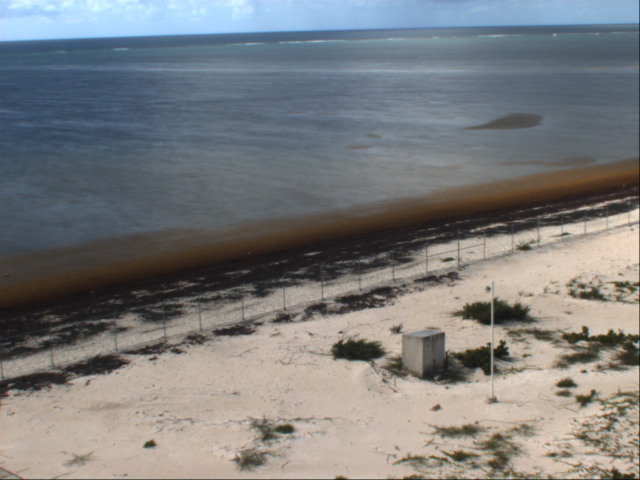
#> input picture proyecto/imagenes_03JUN/1622733120.Thu.Jun.03_15_12_00.GMT.2021.morelos.c2.timex.png, 1280 x 960 px (shown at 1/2 size)
$ jupyter execute --allow-errors proyecto_ALGD_RAZU.ipynb
#> lines starting #> are read from the running program, lines starting #| are printed output that depends on the picture
#> in focuser, `imagen_hsv = cv2.cvtColor(cv2.imread(nombre_imagen), cv2.COLOR_RGB2HSV)`: imagen_hsv: shape (960, 1280, 3); mean H, S, V 64.8, 52.5, 138.2
#> after the loop in focuser, `for i in range(dimensiones[0]):`: array_aux: shape (960, 1280, 3) int64; every value is 0
# Proyecto Final: Análisis de  Sargazo
## Gabriel Daniel Aguilar Luna, Zuriel Uzai Rodrígez Agiss
### _Facultad de Ingenierría, Universidad Nacional Autónoma de México_
### _Ciudad de México, México_
#### gabriel.aguilar@ingenieria.unam.edu,  zurieluzai2015@gmail.com

***

### __Objetivos__

Se espera que se realice análisis de las imágenes para obtener una o mas de las siguientes tareas:
- Clasificación de la escena tomando como prioridad el sargazo
- Detección del sargazo
- Segmentación de la(s) manchas de sargazo
- Seguimiento del movimiento del sargazo
- Cuantificación (en pixeles) del sargazo

***

### __Desarrollo__

##### Imports y funciones

[cell 1]
import matplotlib.pyplot as plt
import skimage as ski
import numpy as np
import imageio as io
from shapely.geometry import Polygon, MultiPolygon
from descartes import PolygonPatch
from math import log
from sklearn.neighbors import KNeighborsClassifier
from sklearn.cluster import KMeans
from skimage.segmentation import slic
from skimage.segmentation import mark_boundaries
import matplotlib.image as pltI
import os
import cv2

### Funciones de obtención de matrices COM

[cell 2]
# COM horizaontal
# [50 lines left out: functions sp_COMMaker_h, sp_COMMaker_v, sp_COMMaker_45, sp_COMMaker_135, not called in this run]

### Funciones de obtención de características

[cell 3]
# [31 lines left out: functions entropy, homogeneity, smoothness, contrast, not called in this run]

[cell 4]
# [7 lines left out: function sp_COMs, not called in this run]

### Funciones Auxiliares

[cell 5]
def rgb2gray(imagen):
    gris = ((imagen[:,:,0]+imagen[:,:,1]+imagen[:,:,2])/3).astype(int)
    return gris

[cell 6]
# [10 lines left out: function mostrarSP, not called in this run]

[cell 7]
# [12 lines left out: function get_SP, not called in this run]

[cell 8]
def get_SP_hsv(imagen, nombre='', **kwargs):
#> called with nombre = 'prueba2'
    show = (kwargs["show"] if ("show" in kwargs) else False)
#> show = True
    save = (kwargs["save"] if ("save" in kwargs) else False)
    i_sp = slic(imagen, n_segments=600, start_label=1, compactness=8.0, sigma=1.0)
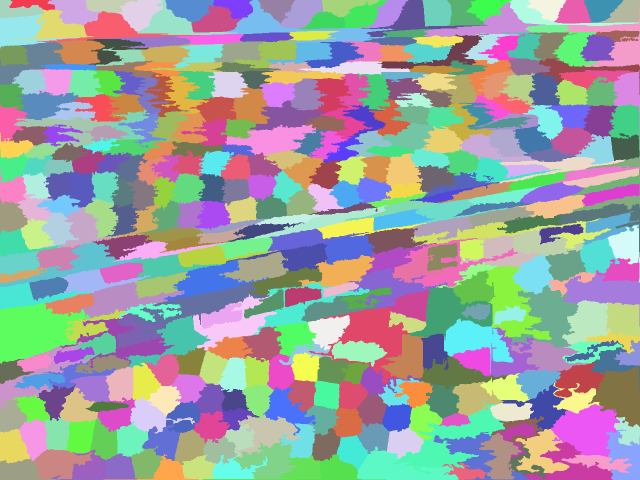
#> i_sp: shape (960, 1280) int64 (shown at 1/2 size); 434 distinct labels, from 1 to 434; one colour per label, 0 black
    if show:
        plt.imshow(mark_boundaries(imagen, i_sp))
        plt.axis('off')
        plt.title(nombre, color='darkgray')
        plt.show()
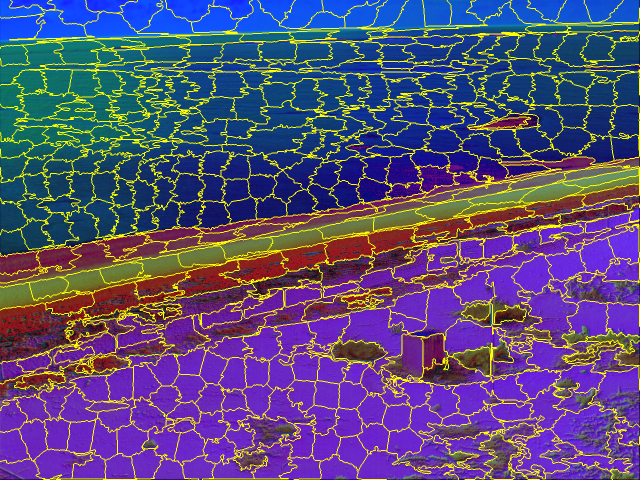
#> shown: shape (960, 1280, 3) float64 (shown at 1/2 size); mean R, G, B 0.35, 0.305, 0.477
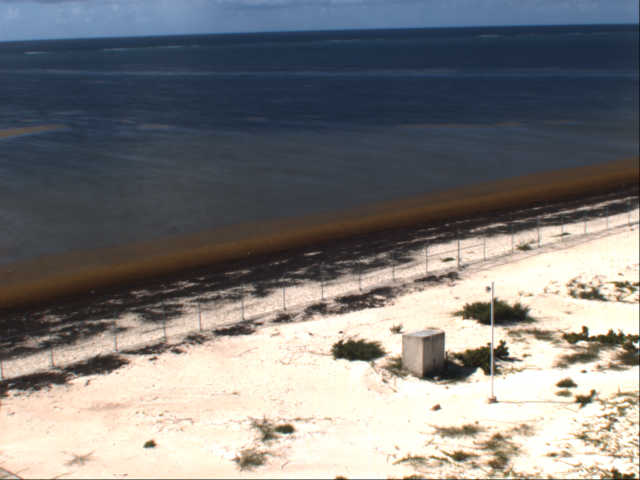
#> input picture proyecto/imagenes_03JUN/1622732160.Thu.Jun.03_14_56_00.GMT.2021.morelos.c2.timex.png, 1280 x 960 px (shown at 1/2 size)
#> in focuser (call 2), `imagen_hsv = cv2.cvtColor(cv2.imread(nombre_imagen), cv2.COLOR_RGB2HSV)`: imagen_hsv: shape (960, 1280, 3); mean H, S, V 62, 68, 140.3
    if save:
        pltI.imsave('sp/sp_'+nombre+'HSV_'+str(np.amax(i_sp))+'_n600_c8_s1'+nombre[11:21]+'.png', mark_boundaries(imagen, i_sp))
    return i_sp

***

Imágenes

[cell 9]
original_images = []
basedir_27MAY = './imagenes_27MAY/'
#> (the rest of this cell did not finish here and is left out)

Preprocesamiento

#> (a cell that did not finish here is left out)

#> (a cell that did not finish here is left out)

#> (a cell that did not finish here is left out)

#> (a cell that did not finish here is left out)

[cell 14]
def focuser(nombre_imagen):
    imagen_hsv = cv2.cvtColor(cv2.imread(nombre_imagen), cv2.COLOR_RGB2HSV)
    dimensiones = imagen_hsv.shape
    array_aux = np.zeros(dimensiones, dtype= int)
    for i in range(dimensiones[0]):
        for j in range(dimensiones[1]):
            array_aux[i,j] = (imagen_hsv[i,j] if ((int(imagen_hsv[i,j,0])-int(promedio_hsv[i,j,0]))**2 > 16 and imagen_hsv[i,j,2] < 120 and imagen_hsv[i,j,2] > 55 and (-5*i)+3100 > j)  else [0,0,0])
    return array_aux
